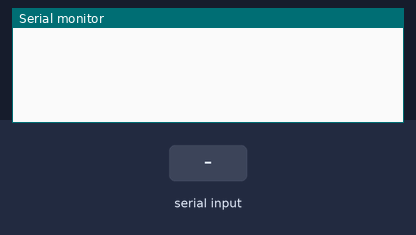
Bench run of a sketch on a simulated Arduino Uno, built with avr-gcc and run on an emulated ATmega328P. Parts: the last lines printed to the serial monitor. The inputs (shaded band) are chosen by the test bench.

Above: at 1.2 s.
1.3 s: "1" received over the second serial link
At 2.5 s:
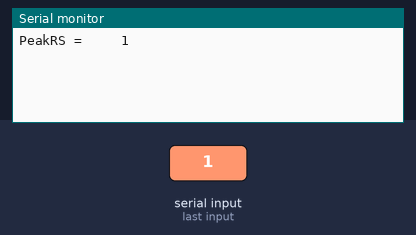
2.8 s: "0" received over the second serial link
At 3.8 s:
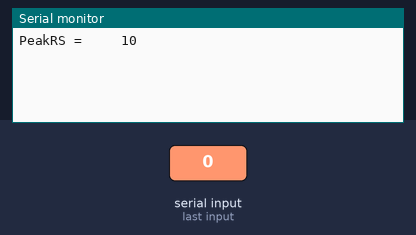
4.3 s: "2" received over the second serial link
At 5.0 s:
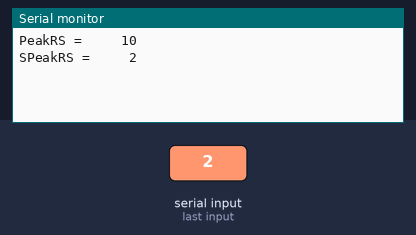

The sketch:

serial.ino
```cpp
/* Simple Serial ECHO script : Written by ScottC 03/07/2012 */

/* Use a variable called byteRead to temporarily store
   the data coming from the computer */

// include the library code:
#include <SoftwareSerial.h> //this is a must


// RainSensor serial
const int rxpin = 2;                    // pin used to receive from RainSensor
const int txpin = 3;                    // pin used to send to RainSensor
SoftwareSerial serial_rain(rxpin, txpin); // new serial port on pins 2 and 3

//char strValue[18]; // must be big enough to hold all the digits
int ctr;

void setup() {
  // Turn the Serial Protocol ON
  Serial.begin(9600);
  serial_rain.begin(1200); // initialize the port, Rain 1200 baud
 }

void loop() {
   /*  check if data has been sent from the computer: */
   if (serial_rain.available()) {
    char byteRead = serial_rain.read();
    if (byteRead == 115 || byteRead =='s')
    {
      ctr = 0;
    }
    else if ((ctr % 2) == 0)
        {
      // decode the hex value and print out first character in two-byte ascii hex
      switch (ctr)
      {
        case 0: Serial.println();Serial.print("PeakRS = \t\t"); break;
        case 2: Serial.print("SPeakRS = \t\t"); break;
        case 4: Serial.print("RainAD8 = \t\t"); break;
        case 6: Serial.print("LRA = \t\t\t"); break;
        case 8: Serial.print("TransRat = \t\t"); break;
        case 10: Serial.print("AmbLNoise = \t\t"); break;
        case 12: Serial.print("RGBits = \t\t"); break;
        case 14: Serial.print("Slow Reg Index = \t"); break;
        case 16: Serial.print("Slow Reg Value = \t"); break;
        default: break;
      }
      Serial.print(byteRead);
      ctr++;
    }
    else
    {
      // print out the 2nd ascii hex byte and then add a newline
      Serial.println(byteRead);
      ctr++;
    }
    }

}
```

Measured:
- after the input at 1.3 s, the serial monitor: prints a new line at once (image 1)
- after the input at 2.8 s, the serial monitor: prints a new line at once (image 2)
- after the input at 4.3 s, the serial monitor: prints a new line at once (image 3)
